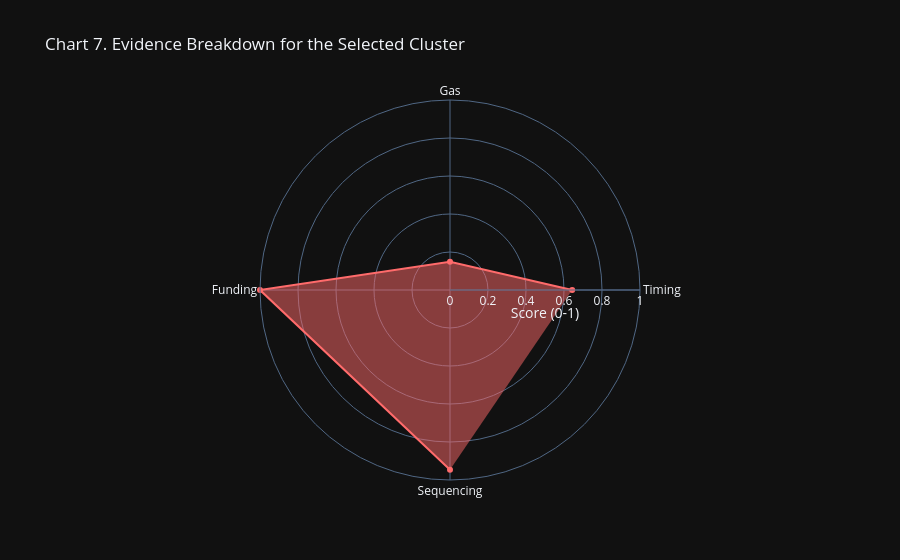

This figure's notebook cell:
### Markdown cell above
## 4) The Explainer — Why These Wallets Are Linked

We now convert cluster signals into plain-English evidence. This gives risk teams a short narrative they can attach to governance or distribution decisions.

### Code cell
explanation = explain_wallet_linkage(cluster_addresses, tx, features)

radar_scores = {
    'Timing': float(coord_breakdown_df.get('temporal_correlation', pd.Series([0.0])).mean()),
    'Gas': float(coord_breakdown_df.get('gas_similarity', pd.Series([0.0])).mean()),
    'Funding': float(coord_breakdown_df.get('common_funding', pd.Series([0.0])).mean()),
    'Sequencing': float(coord_breakdown_df.get('sequential_activity', pd.Series([0.0])).mean()),
}

fig7 = go.Figure(
    data=go.Scatterpolar(
        r=list(radar_scores.values()),
        theta=list(radar_scores.keys()),
        fill='toself',
        name='Evidence strength',
        marker=dict(color='#ff6b6b'),
    )
)
fig7.update_layout(
    template='plotly_dark',
    title='Chart 7. Evidence Breakdown for the Selected Cluster',
    polar=dict(radialaxis=dict(visible=True, range=[0, 1], title='Score (0-1)')),
)
fig7.show()

print('Plain-English explainer output:')
for idx, sentence in enumerate(explanation.get('evidence_sentences', []), start=1):
    print(f'{idx}. {sentence}')
print('Confidence score:', round(float(explanation.get('confidence_score', 0.0)), 3))

### Figure 1 — Plotly figure (JSON) as saved in the notebook; plotly's stock layout.template omitted (floating-point values rounded to 4 significant figures)
{"data": [{"fill": "toself", "marker": {"color": "#ff6b6b"}, "name": "Evidence strength", "r": [0.6429, 0.1484, 1.0, 0.9464], "theta": ["Timing", "Gas", "Funding", "Sequencing"], "type": "scatterpolar"}], "layout": {"polar": {"radialaxis": {"range": [0, 1], "title": {"text": "Score (0-1)"}, "visible": true}}, "title": {"text": "Chart 7. Evidence Breakdown for the Selected Cluster"}}}
